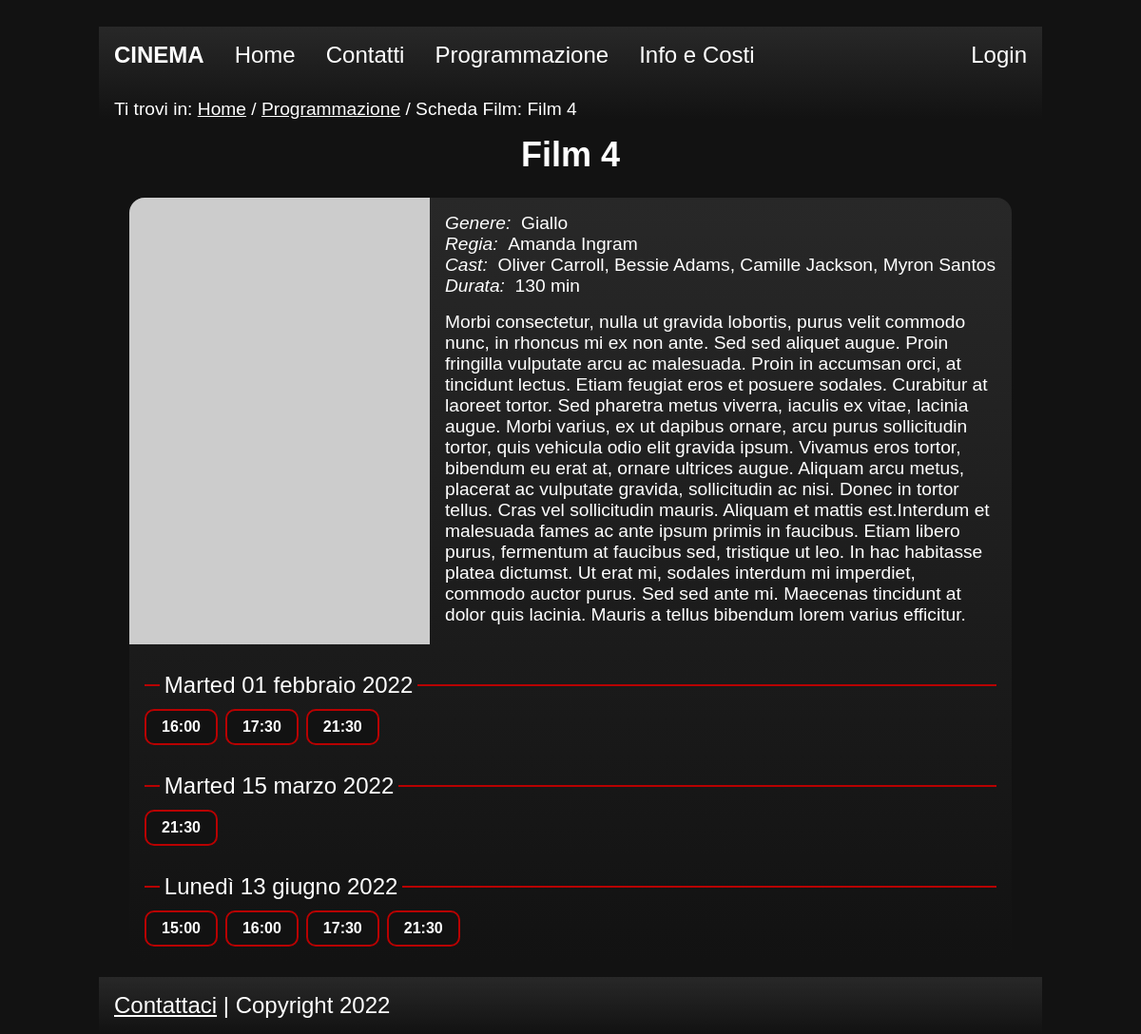
/php/schedafilm.php?idfilm=4, run on the app's committed database.
### tables this page shows
CREATE TABLE Film (
	ID INT NOT NULL AUTO_INCREMENT,
	Titolo VARCHAR(255) NOT NULL,
	Genere VARCHAR(20) NOT NULL,
	DataUscita DATE NULL,
	Descrizione VARCHAR(3000) NOT NULL,
	SrcImg VARCHAR(100) NOT NULL,
	Durata INT NOT NULL,
	PRIMARY KEY (ID)
);

CREATE TABLE Proiezione (
	ID INT NOT NULL AUTO_INCREMENT,
	Data DATE NOT NULL,
	IDFilm INT NOT NULL,
	NumeroSala SMALLINT NOT NULL,
	PRIMARY KEY (ID),
	UNIQUE(Data, IDFilm, NumeroSala),
	FOREIGN KEY (IDFilm) REFERENCES Film(ID) ON DELETE CASCADE,
	FOREIGN KEY (NumeroSala) REFERENCES Sala(Numero) ON DELETE CASCADE

);

CREATE TABLE Orario (
	Ora TIME NOT NULL,
	IDProiezione INT NOT NULL,
	PRIMARY KEY (Ora, IDProiezione),
	FOREIGN KEY(IDProiezione) REFERENCES Proiezione(ID) ON DELETE CASCADE
);

### php/SingletonDB.php (called while the page is built, shortened)
<?php
    class SingletonDB{
        private static $instance = null;
        public static function getInstance(){
            if (!self::$instance){
                self::$instance = new self();
            }
            return self::$instance;
        }
        public function getConnection(){
            global $connection;
            return $connection;
        }
    }
?>

### php/utils/generateItalianDate.php (called while the page is built)
<?php
	function generateItalianDate($data) {
		$timestamp = date_timestamp_get(date_create($data));
		$mesi = array(1=>'gennaio', 'febbraio', 'marzo', 'aprile',
               'maggio', 'giugno', 'luglio', 'agosto',
               'settembre', 'ottobre', 'novembre','dicembre');
		$giorni = array('Sunday' => 'Domenica','Monday' => 'Lunedì','Tuesday' => 'Marted','Wednesday' => 'Mercoledì',
                'Thursday'=> 'Giovedì','Friday' => 'Venerdì','Saturday' => 'Sabato');
		list($nomeGiorno, $giorno, $mese, $anno) = explode('-',date('l-d-m-Y', $timestamp));
		return $giorni[$nomeGiorno] . ' ' . $giorno . ' ' . $mesi[intval($mese)] . ' ' . $anno;
	}
?>

### php/utils/createCastStr.php (called while the page is built)
<?php
	function createCastStr($result) {
		$actors = '';
		$directors = '';
		if(!empty($result) && $result->num_rows > 0){
			while($row = $result->fetch_assoc()) {
				if ($row['Ruolo']=='A')
					$actors .= $row['Nome'] . ' ' . $row['Cognome'] . ', ';
				else
					$directors .= $row['Nome'] . ' ' . $row['Cognome'] . ', ';
			}
			$actors = substr($actors, 0, -2);
			$directors = substr($directors, 0, -2);
		}
		return array('A' => $actors,
					 'R' => $directors);
	}
?>

### php/schedafilm.php (the view, shortened to what this page needs)
<?php
include "SingletonDB.php";
include "utils/createCastStr.php";
include "utils/generateItalianDate.php";
if (isset($_GET["idfilm"]) && is_numeric($_GET["idfilm"])) {
    $db = SingletonDB::getInstance();
    $preparedQuery = $db
        ->getConnection()
        ->prepare("SELECT * FROM Film WHERE Film.ID=?");
    $preparedQuery->bind_param("i", $_GET["idfilm"]);
    $preparedQuery->execute();
    $result1 = $preparedQuery->get_result();
    $preparedQuery2 = $db
        ->getConnection()
        ->prepare(
            "SELECT * FROM CastFilm JOIN Afferisce ON CastFilm.ID = Afferisce.IDCast WHERE Afferisce.IDFilm =?"
        );
    $preparedQuery2->bind_param("i", $_GET["idfilm"]);
    $preparedQuery2->execute();
    $result2 = $preparedQuery2->get_result();
    $preparedQuery3 = $db
        ->getConnection()
        ->prepare(
            "SELECT Data, Proiezione.ID as IDProiezione FROM Proiezione INNER JOIN Film ON Proiezione.IDFilm = Film.ID WHERE Film.ID=? ORDER BY Data"
        );
    $preparedQuery3->bind_param("i", $_GET["idfilm"]);
    $preparedQuery3->execute();
    $result3 = $preparedQuery3->get_result();
    $db->disconnect();
    if (
        !empty($result1) &&
        $result1->num_rows > 0 &&
        !empty($result2) &&
        $result2->num_rows > 0
    ) {
        $dataFilm = $result1->fetch_assoc();
        $cast = createCastStr($result2);
        $document = file_get_contents("../html/template.html");
			if (isset($_SESSION["a"])) {
		$document = str_replace("<LOGIN>", $_SESSION["a"], $document);
		$document = str_replace(
        "<LINK>",
        "./area_utenti.php?action=getProfile",
        $document
			);
		} else {
    $document = str_replace("<LOGIN>", "Login", $document);
    $document = str_replace(
        "<LINK>",
        "./area_utenti.php?action=login_page",
        $document
			);
		}
        $schedafilm_content = file_get_contents(
            "../html/schedafilm_content.html"
        );
        $document = str_replace(
            "<PAGETITLE>",
            $dataFilm["Titolo"] . " - PNG Cinema",
            $document
        );
        $document = str_replace("<KEYWORDS>", $dataFilm["Titolo"], $document);
        $document = str_replace(
            "<DESCRIPTION>",
            "Scheda informativa del film: " . $dataFilm["Titolo"],
            $document
        );
        $document = str_replace(
            "<BREADCRUMB>",
            '<a href="home.php">Home</a> / <a href="programmazione.php">Programmazione</a> / '.
            'Scheda Film: ' .
            $dataFilm["Titolo"],
            $document
        );
		if(isset($_SESSION["admin"])&&$_SESSION["admin"]){
			$document = str_replace("<ADMIN>","<li><a href='admin.php'>Amministrazione</a></li>",$document);
		}
		else {
			$document = str_replace("<ADMIN>","",$document);
		}
        $document = str_replace("<JAVASCRIPT-HEAD>", "", $document);
        $document = str_replace("<JAVASCRIPT-BODY>", "", $document);
        $schedafilm_content = str_replace(
            "<FILM-TITLE>",
            $dataFilm["Titolo"],
            $schedafilm_content
        );
        $schedafilm_content = str_replace(
            "<FILM-IMG>",
            '<img src=\'' .
                $dataFilm["SrcImg"] .
                ' \' alt=\'' .
                "Locandina " . $dataFilm["Titolo"] .
                '\'/>',
            $schedafilm_content
        );
        $schedafilm_content = str_replace(
            "<FILM-GENRE>",
            $dataFilm["Genere"],
            $schedafilm_content
        );
        $schedafilm_content = str_replace(
            "<RUNNING-TIME>",
            $dataFilm["Durata"] . " min",
            $schedafilm_content
        );
        $schedafilm_content = str_replace(
            "<FILM-DIRECTOR>",
            $cast["R"],
            $schedafilm_content
        );
        $schedafilm_content = str_replace(
            "<FILM-CAST>",
            $cast["A"],
            $schedafilm_content
        );
        $schedafilm_content = str_replace(
            "<FILM-DESC>",
            $dataFilm["Descrizione"],
            $schedafilm_content
        );
        if (!empty($result3) && $result3->num_rows) {
            $filmscreeningfield_template = file_get_contents(
                "../html/items/filmscreeningfield.html"
            );
            $filmscreeningfields = "";
            while ($row = $result3->fetch_assoc()) {
                $filmscreeningfield = $filmscreeningfield_template;
				$filmscreeningfield = str_replace(
                    "<DATA>",
					generateItalianDate($row["Data"]),
                    $filmscreeningfield
                );
				$filmscreeningfield = str_replace(
					"<IDPROIEZ-HIDDEN>",
					'<input type="hidden" name="idproiez" value="' .
					$row["IDProiezione"] .
					'" />',
					$filmscreeningfield
				);
                $db->connect();
                $preparedQuery4 = $db
                    ->getConnection()
                    ->prepare(
                        "SELECT * FROM Film INNER JOIN Proiezione ON (Film.ID = Proiezione.IDFilm) INNER JOIN Orario ON (Proiezione.ID = Orario.IDProiezione) WHERE Film.ID = ? AND Proiezione.Data = ?"
                    );
                $preparedQuery4->bind_param(
                    "is",
                    $_GET["idfilm"],
                    $row["Data"]
                );
                $preparedQuery4->execute();
                $result4 = $preparedQuery4->get_result();
                $db->disconnect();
                $hour_fields = "";
                while ($orarioRow = $result4->fetch_assoc()) {
                    $hour_field =
                        '<input type="submit" name="orario" value="' .
                        substr($orarioRow["Ora"], 0, -3) .
                        '"/>';
                    $hour_fields .= $hour_field;
                }
                $filmscreeningfield = str_replace(
                    "<HOURS-INPUTS>",
                    $hour_fields,
                    $filmscreeningfield
                );
                $filmscreeningfields .= $filmscreeningfield;
            }
            $schedafilm_content = str_replace(
                "<SCREENING-FIELDS>",
                $filmscreeningfields,
                $schedafilm_content
            );
        }
        $document = str_replace("<CONTENT>", $schedafilm_content, $document);
        echo $document;
    } else {
        header("Location: 404.php");
        die();
    }
} else {
    header("Location: 404.php");
    die();
}
?>

### css/style.css (style rules this page uses)
:root { --primary-color: #121212; --secondary-color: #b80000; --gradient-first-color: #282828; --gradient-last-color: #121212; --visited-links: #BBBBBB; --text-color: white; --error-color: #C2B800; --links-hover-color: #ffdd36; }
* { padding: 0; margin: 0; color: var(--text-color); }
html { font-size: 100%; font-family: "Arial", sans-serif; margin: auto; max-width: 1024px; background-color: var(--primary-color); }
body { margin:0; padding:0; font-size:1.5rem; margin:auto; }
header h1 { padding: 1rem; font-size: 1.5rem; }
.headerWrapper { background-image: linear-gradient(var(--gradient-first-color), var(--gradient-last-color)); }
nav ul { list-style-type: none; }
#loginLink { margin-left: auto; }
nav li a, nav li p { display: block; text-align: center; text-decoration: none; padding: 1rem; }
.breadcrumbs { margin: 1rem; font-size: 1.2rem; }
footer { background-image: linear-gradient(var(--gradient-first-color), var(--gradient-last-color)); width: calc(100% - 2rem); padding: 1rem; }
body { margin-left: 1rem; margin-right: 1rem; }
#filmPageTitle { text-align:center; }
#filmPageCard { margin: 2rem; border-radius: 1rem; overflow:hidden; background-image: linear-gradient(var(--gradient-first-color), var(--gradient-last-color)); margin-bottom: 1rem; margin-top: 1.5rem; }
#filmDataContainer { display:flex; align-items: flex-start; }
#filmData { margin: 0.5rem; padding: 0.5rem; font-size: 1.2rem; }
#filmData dt { float: left; clear: left; font-style: italic; }
#filmData dl { margin-bottom:1rem; border-radius: 1rem; }
#filmData dt:after { content: "\00a0"; }
#filmPageCard form { margin: 1rem; }
#filmPageCard form input[type=submit] { background-color: var(--primary-color); border: 2px solid var(--secondary-color); color: #fff; border-radius: 10px; padding: 0.5rem 1rem; text-decoration: none; margin-right: 0.5rem; margin-top: 0.4rem; cursor: pointer; font-size: 1rem; font-weight: 800; }
#filmPageCard form fieldset { margin-top: 1.5rem; border: 0; border-top: 2px solid var(--secondary-color); }
#filmPageCard form legend { padding: 0.3rem; margin-left: 1rem; }
@media (min-width: 865px) { header, ul { display: flex; flex-direction: row; width: 100%; } }
@media (min-width: 865px) { nav { width: 100%; } }
@media (min-width: 865px) { #loginLink { margin-left: auto; } }

### data on the page
film: SrcImg+Titolo "Film 4 Genere: Giallo Regia: Amanda Ingram Cast: Oliver Carroll, Bessie Adams, Camille Jackson, Myron Santos Durata: 130 min Morbi consectetur, nulla ut gravida lobortis, purus velit commodo nunc, in rhoncus mi ex non ante. Sed sed aliquet augue. Proin fringilla vulputate arcu ac malesuada. Proin in accumsan orci, at tincidunt lectus. Etiam feugiat eros et posuere sodales. Curabitur at laoreet tortor. Sed pharetra metus viverra, iaculis ex vitae, lacinia augue. Morbi varius, ex ut dapibus ornare, arcu purus sollicitudin tortor, quis vehicula odio elit gravida ipsum. Vivamus eros tortor, bibendum eu erat at, ornare ultrices augue. Aliquam arcu metus, placerat ac vulputate gravida,…", orario "21:30"
proiezione: Data "Marted 01 febbraio 2022"
orario: orario "16:00"
orario: orario "17:30"
orario: orario "21:30"
proiezione: Data "Marted 15 marzo 2022"
proiezione: Data "Lunedì 13 giugno 2022"
orario: orario "15:00"
orario: orario "16:00"
orario: orario "17:30"
orario: orario "21:30"

### other printed values
str_replace("<LOGIN>", "Login", $document) "CINEMA Home Contatti Programmazione Info e Costi Login Ti trovi in: Home / Programmazione / Scheda Film: Film 4 Contattaci | Copyright 2022"
